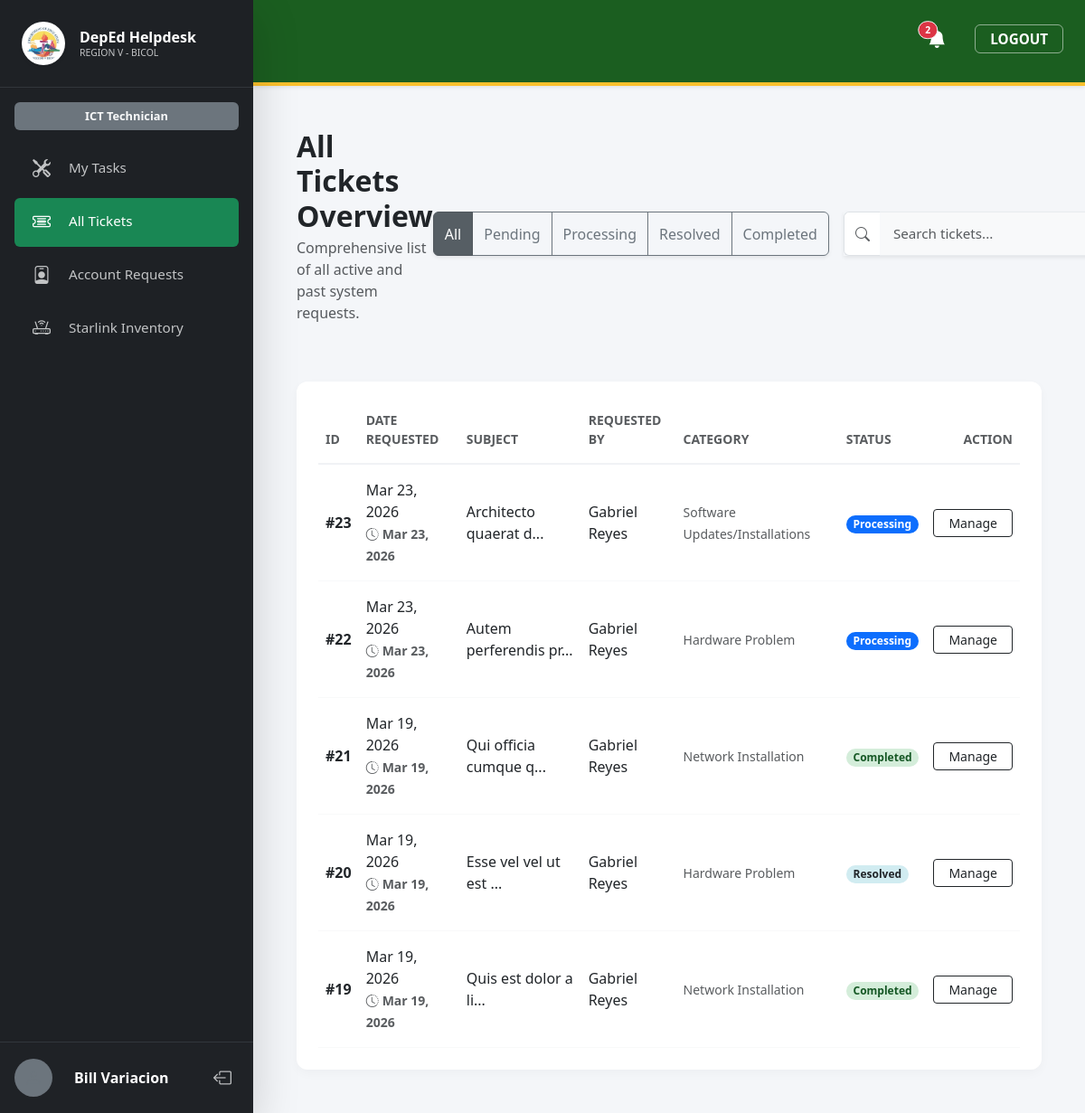
The app's page /all_tickets.php (signed in) with its own data.
### tables this page shows
CREATE TABLE `ticket` (
  `ticketId` int NOT NULL,
  `subject` varchar(150) NOT NULL,
  `description` text NOT NULL,
  `priority` enum('Low','Medium','High') DEFAULT 'Medium',
  `status` enum('Pending','Processing','Resolved','Completed') DEFAULT 'Pending',
  `remarks` text,
  `userId` int NOT NULL,
  `departmentId` int NOT NULL,
  `createdAt` timestamp NULL DEFAULT CURRENT_TIMESTAMP,
  `updatedAt` datetime DEFAULT CURRENT_TIMESTAMP ON UPDATE CURRENT_TIMESTAMP,
  `assignedTo` int DEFAULT NULL,
  `categoryId` int DEFAULT NULL,
  `technician_signature` longtext
);

CREATE TABLE `users` (
  `userId` int NOT NULL,
  `employeeId` varchar(50) DEFAULT NULL,
  `email` varchar(100) NOT NULL,
  `role` enum('User','Officer','Technician') NOT NULL,
  `positionID` int DEFAULT NULL,
  `password` varchar(255) NOT NULL,
  `firstName` varchar(100) NOT NULL,
  `middleName` varchar(100) DEFAULT NULL,
  `lastName` varchar(100) NOT NULL,
  `suffix` varchar(20) DEFAULT NULL,
  `phone` varchar(20) DEFAULT NULL,
  `profilePicture` varchar(255) DEFAULT NULL,
  `departmentId` int NOT NULL,
  `divisionId` int DEFAULT NULL,
  `createdAt` timestamp NULL DEFAULT CURRENT_TIMESTAMP,
  `signature` longtext,
  `isActive` tinyint(1) DEFAULT '1',
  `activationToken` varchar(64) DEFAULT NULL,
  `tokenExpiresAt` datetime DEFAULT NULL,
  `isApproved` tinyint(1) DEFAULT '0',
  `googleId` varchar(64) DEFAULT NULL,
  `avatarUrl` varchar(512) DEFAULT NULL
);

CREATE TABLE `category` (
  `categoryId` int NOT NULL,
  `categoryName` varchar(50) NOT NULL,
  `categoryType` varchar(50) NOT NULL
);

### all_tickets.php (the view, shortened to what this page needs)
<?php
require 'db.php';
function formatTimeAgo($datetime)
{
    $time = strtotime($datetime);
    $diff = time() - $time;
    return date("M d, Y", $time);
}
?>
<!DOCTYPE html>
<html lang="en">
<head>
    <link href="https://cdn.jsdelivr.net/npm/bootstrap@5.3.0/dist/css/bootstrap.min.css" rel="stylesheet">
    <link rel="stylesheet" href="https://cdn.jsdelivr.net/npm/bootstrap-icons@1.11.1/font/bootstrap-icons.css">
    <link rel="stylesheet" href="style.css?v=<?php echo time(); ?>">
</head>
<body>
    <div class="d-flex" style="min-height: 100vh;">
        <div style="width: 280px; flex-shrink: 0;">
            <?php
            if ($_SESSION['role'] === 'Technician') {
                include 'sidebar.php';
            } else {
                include 'sidebar.php';
            }
            ?>
        </div>
        <div class="flex-grow-1" style="max-height: 100vh; overflow-y: auto;">
            <?php include 'header.php'; ?>
            <div class="container-fluid py-5 px-5">
                <div class="d-flex justify-content-between align-items-center mb-5">
                    <div>
                        <h2 class="fw-bold text-dark mb-1">All Tickets Overview</h2>
                        <p class="text-muted">Comprehensive list of all active and past system requests.</p>
                    </div>
                    <div class="d-flex gap-3">
                        <div class="btn-group shadow-sm" role="group">
                            <button type="button" class="btn btn-secondary active status-filter" data-status="all">All</button>
                            <button type="button" class="btn btn-outline-secondary status-filter" data-status="Pending">Pending</button>
                            <button type="button" class="btn btn-outline-secondary status-filter" data-status="Processing">Processing</button>
                            <button type="button" class="btn btn-outline-secondary status-filter" data-status="Resolved">Resolved</button>
                            <button type="button" class="btn btn-outline-secondary status-filter" data-status="Completed">Completed</button>
                        </div>
                        <div class="input-group shadow-sm" style="width: 300px;">
                            <span class="input-group-text bg-white border-end-0"><i class="bi bi-search text-muted"></i></span>
                            <input type="text" id="ticketSearch" class="form-control border-start-0" placeholder="Search tickets...">
                        </div>
                    </div>
                </div>
                <div class="custom-card p-4">
                    <div class="table-responsive">
                        <table class="table table-borderless align-middle mb-0">
                            <thead style="border-bottom: 2px solid #f0f2f5;">
                                <tr>
                                    <th class="text-muted small fw-bold pb-3">ID</th>
                                    <th class="text-muted small fw-bold pb-3">DATE REQUESTED</th>
                                    <th class="text-muted small fw-bold pb-3">SUBJECT</th>
                                    <th class="text-muted small fw-bold pb-3">REQUESTED BY</th>
                                    <th class="text-muted small fw-bold pb-3">CATEGORY</th>
                                    <th class="text-muted small fw-bold pb-3">STATUS</th>
                                    <th class="text-end text-muted small fw-bold pb-3">ACTION</th>
                                </tr>
                            </thead>
                            <tbody>
                                <?php
                                $sql = "SELECT t.*, u.firstName, u.lastName, c.categoryName
                                        FROM ticket t
                                        JOIN users u ON t.userId = u.userId
                                        LEFT JOIN category c ON t.categoryId = c.categoryId
                                        ORDER BY t.createdAt DESC";
                                $stmt = $pdo->query($sql);
                                if ($stmt->rowCount() > 0) {
                                    while ($row = $stmt->fetch()) {
                                        $exactDate = date("M d, Y", strtotime($row['createdAt']));
                                        $aging = formatTimeAgo($row['createdAt']);
                                        $agingColor = (strpos($aging, 'd') !== false) ? 'text-danger' : 'text-muted';
                                        $name = htmlspecialchars($row['firstName'] . ' ' . $row['lastName']);
                                        $cat = htmlspecialchars($row['categoryName'] ?? 'General');
                                        $badgeClass = match ($row['status']) {
                                            'Pending' => 'bg-warning text-dark',
                                            'Processing' => 'bg-primary',
                                            'Resolved' => 'bg-info text-dark',
                                            'Completed' => 'bg-success',
                                            default => 'bg-secondary'
                                        };
                                        echo "<tr class='ticket-row' data-status='" . htmlspecialchars($row['status']) . "' style='border-bottom: 1px solid #f8f9fa;'>";
                                        echo "<td class='py-3 fw-bold'>#" . $row['ticketId'] . "</td>";
                                        echo "<td class='py-3'>
                                                <span class='d-block fs-6'>" . $exactDate . "</span>
                                                <small class='fw-bold " . $agingColor . "'><i class='bi bi-clock-history me-1'></i>" . $aging . "</small>
                                              </td>";
                                        echo "<td class='py-3'>" . htmlspecialchars(substr($row['subject'], 0, 30)) . "...</td>";
                                        echo "<td class='py-3'>" . $name . "</td>";
                                        echo "<td class='py-3'><small class='text-muted'>" . $cat . "</small></td>";
                                        echo "<td class='py-3'><span class='badge rounded-pill " . $badgeClass . "'>" . $row['status'] . "</span></td>";
                                        echo "<td class='py-3 text-end'>
                                                <a href='manage_ticket.php?id=" . $row['ticketId'] . "' class='btn btn-sm btn-outline-dark px-3'>Manage</a>
                                              </td>";
                                        echo "</tr>";
                                    }
                                } else {
                                    echo "<tr><td colspan='7' class='text-center py-5 text-muted'>No tickets found.</td></tr>";
                                }
                                ?>
                            </tbody>
                        </table>
                    </div>
                </div>
            </div>
        </div>
    </div>
</body>
</html>

### records on screen
ticket: ticketId "23", createdAt "Mar 23, 2026", subject "Architecto quaerat d", userId.lastName "Gabriel Reyes", categoryId.categoryName "Software Updates/Installations", status "Processing"
ticket: ticketId "22", createdAt "Mar 23, 2026", subject "Autem perferendis pr", userId.lastName "Gabriel Reyes", categoryId.categoryName "Hardware Problem", status "Processing"
ticket: ticketId "21", createdAt "Mar 19, 2026", subject "Qui officia cumque q", userId.lastName "Gabriel Reyes", categoryId.categoryName "Network Installation", status "Completed"
ticket: ticketId "20", createdAt "Mar 19, 2026", subject "Esse vel vel ut est", userId.lastName "Gabriel Reyes", categoryId.categoryName "Hardware Problem", status "Resolved"
ticket: ticketId "19", createdAt "Mar 19, 2026", subject "Quis est dolor a li", userId.lastName "Gabriel Reyes", categoryId.categoryName "Network Installation", status "Completed"

### other values on screen
$displayName "Bill Variacion"
$totalAlerts "2"
